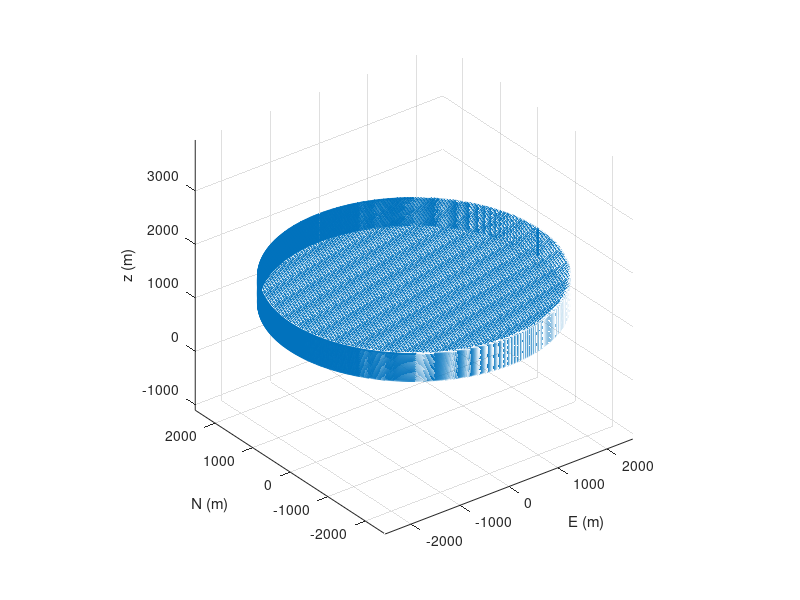

Write MATLAB code to recreate this figure.
clear all
%%Massimo Nespoli May 2021
%%% the script generates the distribution of single forces in compatible
%%% format for edcmp_sf.inp
%%% please notice that in this script x is East direction y North
%%%%%%%%%%INPUT%%%%%%%%%%%%
R= 2525;                    % cylinder radius (m)
n= 1000;                    % number of elements on circonference
m= 51;                      % number of elements on depth
q=151;                      %number of elements on each horizontal surface along r (odd number!!!)
tdepth=1425-500/2;          % top depth (m)
bdepth=1425+500/2;          % bottom depth (m)
Vp=2434.3;                  % Vp (m/s)
Vs=1490.7;                  % Vs (m/s)
e0=0.001;                   % potency
rho=2700;                   % Density (kg/m^3)
%%%%%%%%%%%%%%%%%%%%%%%%%%%%%%%
K=rho*(Vp^2-4/3*Vs^2);
Pressioneass=3*K*e0;

count=0;
for teta=0:360/n:360-360/n
    if m==1
     zeta=(bdepth+tdepth)/2;
        count=count+1;
        number(count)=count;
        tetaQ(count)=teta;
        zetaQ(count)=zeta;
        xQ(count)=R*cosd(teta);
        yQ(count)=R*sind(teta);
        zQ(count)=zeta;
        azimuth(count)=teta;
        inclination(count)=90;
    
    else
        for zeta=tdepth:(bdepth-tdepth)/m:bdepth
        count=count+1;
        number(count)=count;
        tetaQ(count)=teta;
        zetaQ(count)=zeta;
        xQ(count)=R*cosd(teta);
        yQ(count)=R*sind(teta);
        zQ(count)=zeta;
        azimuth(count)=teta;
        inclination(count)=90;
        end
    end
end

%%%%% define pressure for points %%%%%%%%%%%%%
pressure(1:count)=Pressioneass;    % MPa
%%%% the two lasting elements of pressure are upper and lower faces
%%%% pressure
dl=2*pi*R/n;
dh=(bdepth-tdepth)/m;
dS(1:count)=dl*dh;

nsurf=0;
zeta=tdepth;
%%%% %%%%%%%%%%%%%%%%%%%%%%%%%%%%%%%%%%%%%%%%%%%%%%%%%%%%%%%%%%%%%%%%%%%%%%%%%%%%%%%%%
xqline=linspace(min(xQ),max(xQ),q);
yqline=linspace(min(yQ),max(yQ),q);
for t=1:length(xqline)
    for r=1:length(yqline)
        xspace=xqline(t);
        yspace=yqline(r);
        distance=sqrt(xspace^2+yspace^2);
        if distance <=R
                nsurf=nsurf+1;
                count=count+1;
                number(count)=count;
                xQ(count)=xspace;
                yQ(count)=yspace;
                zQ(count)=zeta;
                pressure(count)=Pressioneass;
                if xspace==0 && yspace==0
                    azimuth(count)=1;
                else
                 azimuth(count)=atan(yspace/xspace);
                end
                 inclination(count)=180;
        end
    end
end

zeta=bdepth;
for t=1:length(xqline)
    for r=1:length(yqline)
        xspace=xqline(t);
        yspace=yqline(r);
        distance=sqrt(xspace^2+yspace^2);
        if distance <=R 
                nsurf=nsurf+1;
                count=count+1;
                number(count)=count;
                xQ(count)=xspace;
                yQ(count)=yspace;
                zQ(count)=zeta;
                pressure(count)=Pressioneass;
                if xspace==0 && yspace==0
                    azimuth(count)=1;
                else
                 azimuth(count)=atan(yspace/xspace);
                end
                 inclination(count)=0;
        end
    end
end

dS(end+1:end+nsurf)=pi*((R)^2)/(nsurf/2);

Forces=pressure.*dS;
xforces=Forces.*cosd(azimuth).*sind(inclination);
yforces=Forces.*sind(azimuth).*sind(inclination);
zforces=Forces.*cosd(inclination);

scatter3(xQ,yQ,zQ,1,'black');
hold on
quiver3(xQ,yQ,zQ,xforces,yforces,zforces);
axis equal

xlabel('E (m)');
ylabel('N (m)');
zlabel('z (m)');

%%%%%%%%%%%%% generate matrix for EDCMP_sf %%%%%%%%%%
% no  Slip  xs ys zs length width azimuth(to east) inclination(depth>0)

matrix=[number' Forces' yQ' xQ' zQ' azimuth'-360 inclination'];
dlmwrite('EFCMP_input.txt',matrix,'delimiter','\t','precision',6)



